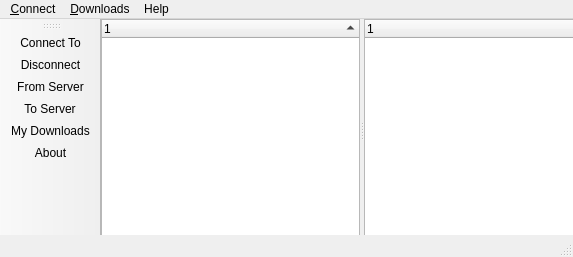
<?xml version="1.0" encoding="UTF-8"?>
<ui version="4.0">
 <class>MainWindow</class>
 <widget class="QMainWindow" name="MainWindow">
  <property name="geometry">
   <rect>
    <x>0</x>
    <y>0</y>
    <width>573</width>
    <height>257</height>
   </rect>
  </property>
  <property name="windowTitle">
   <string>MainWindow</string>
  </property>
  <widget class="QWidget" name="centralWidget">
   <widget class="QSplitter" name="splitter">
    <property name="geometry">
     <rect>
      <x>0</x>
      <y>0</y>
      <width>521</width>
      <height>221</height>
     </rect>
    </property>
    <property name="minimumSize">
     <size>
      <width>521</width>
      <height>221</height>
     </size>
    </property>
    <property name="orientation">
     <enum>Qt::Horizontal</enum>
    </property>
    <widget class="QTreeWidget" name="treeWidget">
     <property name="minimumSize">
      <size>
       <width>259</width>
       <height>221</height>
      </size>
     </property>
     <property name="contextMenuPolicy">
      <enum>Qt::CustomContextMenu</enum>
     </property>
     <property name="sizeAdjustPolicy">
      <enum>QAbstractScrollArea::AdjustToContents</enum>
     </property>
     <property name="editTriggers">
      <set>QAbstractItemView::DoubleClicked|QAbstractItemView::EditKeyPressed</set>
     </property>
     <property name="sortingEnabled">
      <bool>true</bool>
     </property>
     <property name="animated">
      <bool>true</bool>
     </property>
     <property name="wordWrap">
      <bool>true</bool>
     </property>
     <column>
      <property name="text">
       <string notr="true">1</string>
      </property>
     </column>
    </widget>
    <widget class="QTreeWidget" name="treeWidget_2">
     <property name="sizePolicy">
      <sizepolicy hsizetype="Expanding" vsizetype="MinimumExpanding">
       <horstretch>0</horstretch>
       <verstretch>0</verstretch>
      </sizepolicy>
     </property>
     <property name="minimumSize">
      <size>
       <width>258</width>
       <height>221</height>
      </size>
     </property>
     <property name="contextMenuPolicy">
      <enum>Qt::CustomContextMenu</enum>
     </property>
     <property name="horizontalScrollBarPolicy">
      <enum>Qt::ScrollBarAsNeeded</enum>
     </property>
     <property name="sizeAdjustPolicy">
      <enum>QAbstractScrollArea::AdjustToContents</enum>
     </property>
     <property name="sortingEnabled">
      <bool>true</bool>
     </property>
     <property name="animated">
      <bool>true</bool>
     </property>
     <property name="wordWrap">
      <bool>true</bool>
     </property>
     <column>
      <property name="text">
       <string notr="true">1</string>
      </property>
     </column>
    </widget>
   </widget>
  </widget>
  <widget class="QMenuBar" name="menuBar">
   <property name="geometry">
    <rect>
     <x>0</x>
     <y>0</y>
     <width>573</width>
     <height>27</height>
    </rect>
   </property>
   <widget class="QMenu" name="menu_Connect">
    <property name="title">
     <string>&amp;Connect</string>
    </property>
    <addaction name="actionConnect_To"/>
    <addaction name="action_Disconnect"/>
    <addaction name="action_Addserver"/>
    <addaction name="separator"/>
    <addaction name="actionExit"/>
   </widget>
   <widget class="QMenu" name="menu_Downloads">
    <property name="title">
     <string>&amp;Downloads</string>
    </property>
    <addaction name="action_From_Server"/>
    <addaction name="action_To_Server"/>
    <addaction name="separator"/>
    <addaction name="action_My_Downloads"/>
   </widget>
   <widget class="QMenu" name="menuHelp">
    <property name="title">
     <string>Help</string>
    </property>
    <addaction name="action_About"/>
   </widget>
   <addaction name="menu_Connect"/>
   <addaction name="menu_Downloads"/>
   <addaction name="menuHelp"/>
  </widget>
  <widget class="QToolBar" name="mainToolBar">
   <attribute name="toolBarArea">
    <enum>LeftToolBarArea</enum>
   </attribute>
   <attribute name="toolBarBreak">
    <bool>false</bool>
   </attribute>
   <addaction name="actionConnect_To"/>
   <addaction name="action_Disconnect"/>
   <addaction name="action_From_Server"/>
   <addaction name="action_To_Server"/>
   <addaction name="action_My_Downloads"/>
   <addaction name="action_About"/>
  </widget>
  <widget class="QStatusBar" name="statusBar"/>
  <action name="actionConnect_To">
   <property name="icon">
    <iconset resource="img.qrc">
     <normaloff>:/Img/Img/Connect.PNG</normaloff>:/Img/Img/Connect.PNG</iconset>
   </property>
   <property name="text">
    <string>Connect &amp;To</string>
   </property>
   <property name="toolTip">
    <string>Choose server and connect</string>
   </property>
  </action>
  <action name="action_Disconnect">
   <property name="icon">
    <iconset resource="img.qrc">
     <normaloff>:/Img/Img/Disconnect.PNG</normaloff>:/Img/Img/Disconnect.PNG</iconset>
   </property>
   <property name="text">
    <string>&amp;Disconnect</string>
   </property>
  </action>
  <action name="actionExit">
   <property name="text">
    <string>Exit</string>
   </property>
  </action>
  <action name="action_From_Server">
   <property name="icon">
    <iconset resource="img.qrc">
     <normaloff>:/Img/Img/From.png</normaloff>:/Img/Img/From.png</iconset>
   </property>
   <property name="text">
    <string>&amp;From Server</string>
   </property>
  </action>
  <action name="action_To_Server">
   <property name="icon">
    <iconset resource="img.qrc">
     <normaloff>:/Img/Img/To.PNG</normaloff>:/Img/Img/To.PNG</iconset>
   </property>
   <property name="text">
    <string>&amp;To Server</string>
   </property>
  </action>
  <action name="action_My_Downloads">
   <property name="icon">
    <iconset resource="img.qrc">
     <normaloff>:/Img/Img/My.PNG</normaloff>:/Img/Img/My.PNG</iconset>
   </property>
   <property name="text">
    <string>&amp;My Downloads</string>
   </property>
  </action>
  <action name="action_About">
   <property name="icon">
    <iconset resource="img.qrc">
     <normaloff>:/Img/Img/Help.PNG</normaloff>:/Img/Img/Help.PNG</iconset>
   </property>
   <property name="text">
    <string>&amp;About</string>
   </property>
  </action>
  <action name="action_Addserver">
   <property name="text">
    <string>&amp;Addserver</string>
   </property>
  </action>
 </widget>
 <layoutdefault spacing="6" margin="11"/>
 <resources>
  <include location="img.qrc"/>
 </resources>
 <connections/>
</ui>
